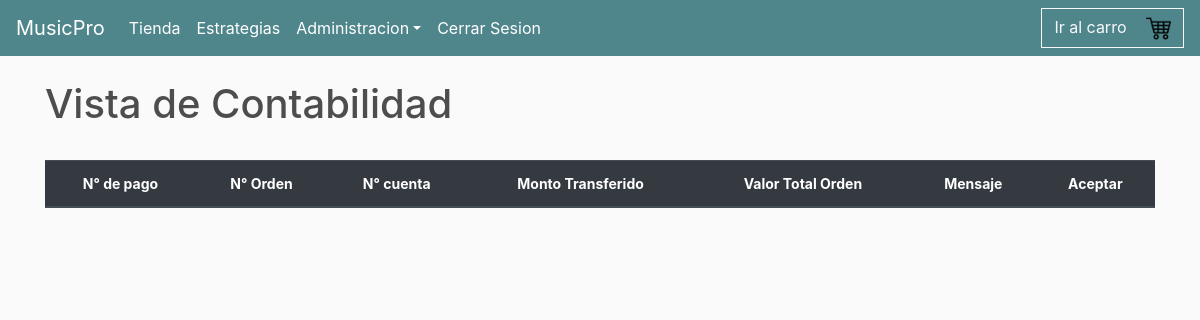
The page /pagos/ (signed in) on the database as committed earlier.
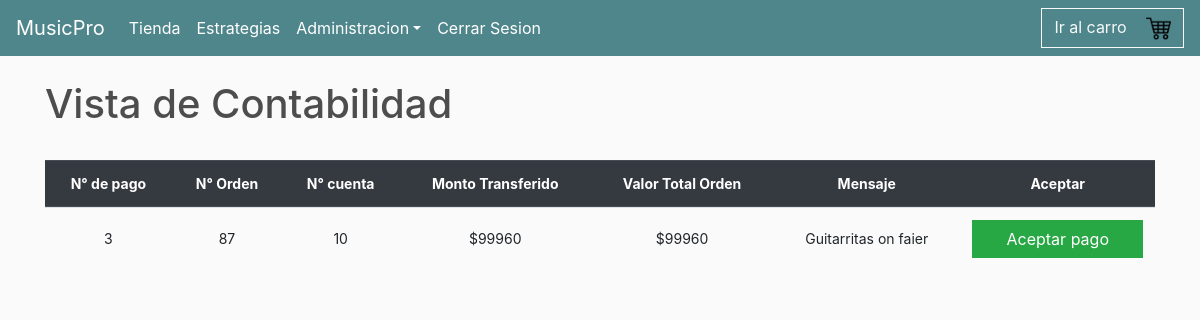
The same page on the database as committed later.
### TiendaMPRO/models.py (models this page shows, shortened)
class Pago(models.Model):
    order = models.ForeignKey(OrdenDeCompra, on_delete=models.SET_NULL, blank=True, null=True)
    cuenta_id = models.FloatField(default=0.0)
    monto = models.FloatField(default=1.0)
    fecha_pago = models.DateTimeField(auto_now_add=True)
    mensaje = models.CharField(max_length=200, null=True,blank= True)
    def __str__(self):
        return self.mensaje

class OrdenDeCompra(models.Model):
    customer = models.ForeignKey(Usuario, on_delete=models.SET_NULL, blank=True, null=True)
    complete = models.BooleanField(default=False, null=True, blank=False)
    retiroTienda = models.BooleanField(default=False, null=True, blank=False)
    transaction_id=  models.CharField(max_length=200, null=True)
    pagado = models.BooleanField(default=False, null=True, blank=False)
    transferencia = models.BooleanField(default=False, null=True, blank=False)
    aceptada = models.BooleanField(default=False, null=True, blank=False)
    estado = models.CharField(max_length=200, null=True, blank=True, default="En Bodega")
    def __str__(self):
        return str(self.id)
    @property
    def get_total_descuento(self):
        orderitems = self.productopedido_set.all()
        if (sum ([item.cantidad for item in orderitems])>=4):
            total = sum([item.get_total for item in orderitems])-20000
        else:
            total = sum([item.get_total for item in orderitems])
        return total

class ProductoPedido(models.Model):
    producto = models.ForeignKey(Producto, on_delete=models.SET_NULL, blank=True, null=True)
    orden = models.ForeignKey(OrdenDeCompra, on_delete=models.SET_NULL, blank=True, null=True)
    cantidad = models.IntegerField(default=0, null=True, blank=True)
    fecha_pedido = models.DateTimeField(auto_now_add=True)
    @property
    def get_total(self):
        total = self.producto.precio * self.cantidad
        return total

class Producto(models.Model):
    nom_prod = models.CharField(validators=[MinLengthValidator(3)], max_length=40,verbose_name="Nombre de Producto")
    tipo_prod = models.ForeignKey(TipoProducto, on_delete=models.CASCADE)
    descripcion = models.TextField(max_length=1500,null=True,blank=True)
    precio = models.FloatField(default=0.0)
    imagen = models.ImageField(upload_to="images/producto",null=True,blank=True)

### TiendaMPRO/views.py (the view, shortened to what this page needs)
# urls.py: path('pagos/', views.Transferencia, name='tfpagos'),
def Transferencia(request):
    nulos=Pago.objects.all().filter(order__isnull=True)
    notnulos=Pago.objects.all().filter(order__isnull=False)
    pagos=Pago.objects.all()
    print("Nulos : ",nulos)
    print("No Nulos : ",notnulos)
    print("Todos los pagos :" ,pagos)
    q_order=request.GET.get('order')
    context={'pagos':pagos}
    return render(request,'TiendaMPRO/Pagos.html',context)

### TiendaMPRO/models.py (called while the page is built)
    def __str__(self):
        return f'{self.nombre}'

    @property
    def is_staff(self):
        return self.usuario_admin

### TiendaMPRO/templates/TiendaMPRO/Pagos.html (shortened to what this page needs)
{% extends 'TiendaMPRO/main.html' %}
{% load static %}
{% block content %}
<br>
<h1>Vista de Contabilidad</h1>
<br>
<table class="table tbl_cont">
    <thead class="thead-dark">
        <tr>
            <th scope="col">N° de pago</th>
            <th scope="col">N° Orden</th>
            <th scope="col">N° cuenta</th>
            <th scope="col">Monto Transferido</th>
            <th scope="col">Valor Total Orden</th>
            <th scope="col">Mensaje</th>
            <th scope="col">Aceptar</th>
        </tr>
    </thead>
    <tbody>
        {% for p in pagos %}
        <tr>
            {% if p.order.transferencia %}
                {% if p.order.pagado == False %}
                <td data-label="N° de pago">{{p.id}}</td>
                <td data-label="N° Orden">{{p.order}}</td>
                <td data-label="N° cuenta">{{p.cuenta_id|floatformat:0}}</td>
                <td data-label="Monto Transferido">${{p.monto|floatformat:0}}</td>
                <td data-label="Valor Total Orden">${{ p.order.get_total_descuento|floatformat:0}}</td>
                <td data-label="Mensaje">{{p.mensaje}}</td>
                <td data-label="Aceptar">
                    <form method="get" action="">
                        <input class="btn btn-success btn-block"  type="submit" value="Aceptar pago" />
                    </form>
                </td>
                {% endif %}
            {% endif %}
        </tr>
        {% endfor %}
</table>
{% endblock %}

Rows that differ between the two databases and show on the page:
added Pago: id "3", order "87", cuenta_id "10", monto "99960", order.get_total_descuento "99960", mensaje "Guitarritas on faier", monto+order "Aceptar pago"
